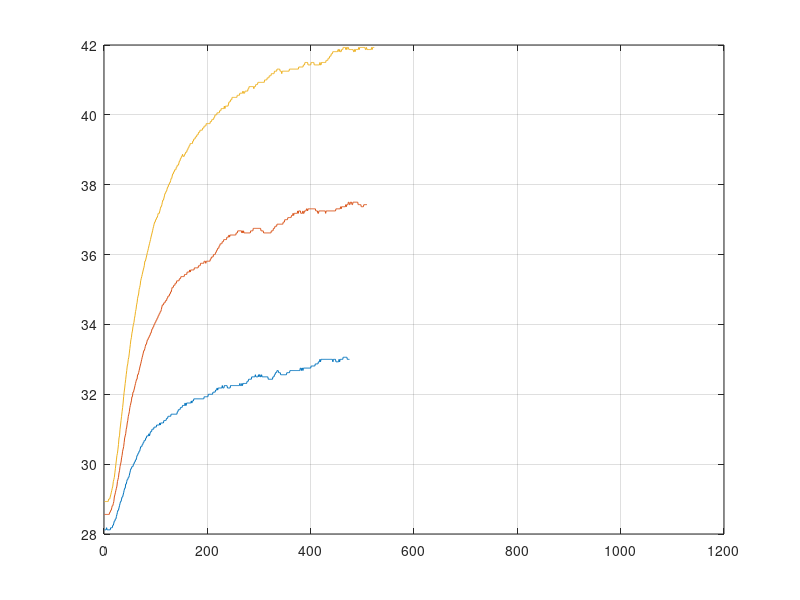
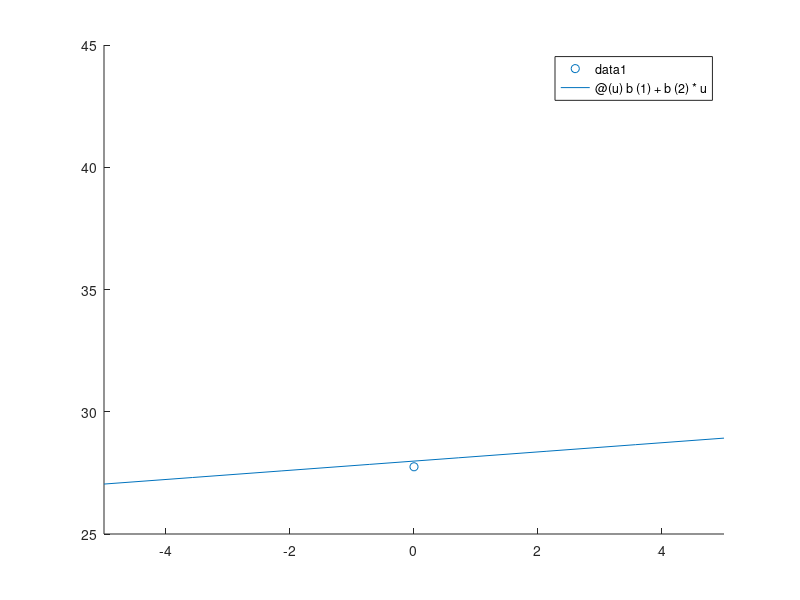

Write the MATLAB code that produced these figures, in order.
clear;
close all;
load("data/u25_z25.mat");
load("data/u25_z50.mat");
load("data/u25_z75.mat");
load("data/u25_z0.mat");

figure(1)
plot([u25_z25,u25_z50,u25_z75]);

grid on
x = [0,25,50,75]';
y = [u25_z0,u25_z25(i25),u25_z50(i50), u25_z75(i75)]';
X = [x.^0, x];
b = (X'*X)\X'*y;
ym = X*b;
disp(b)
figure(2)
hold on
scatter([0,25,50,75], [u25_z0,u25_z25(i25), u25_z50(i50), u25_z75(i75)])
fplot(@(u)b(1) + b(2)*u);
hold off
